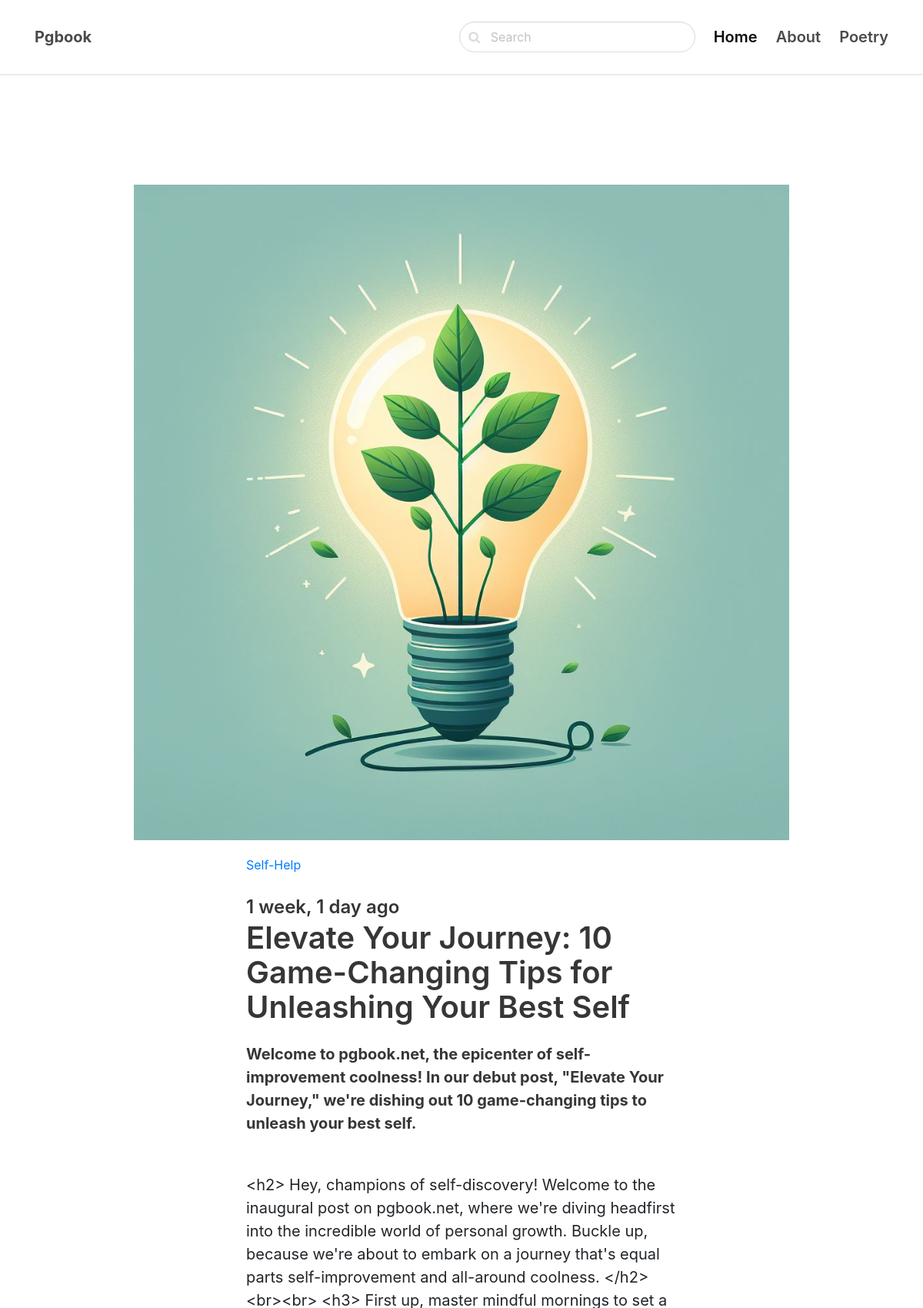
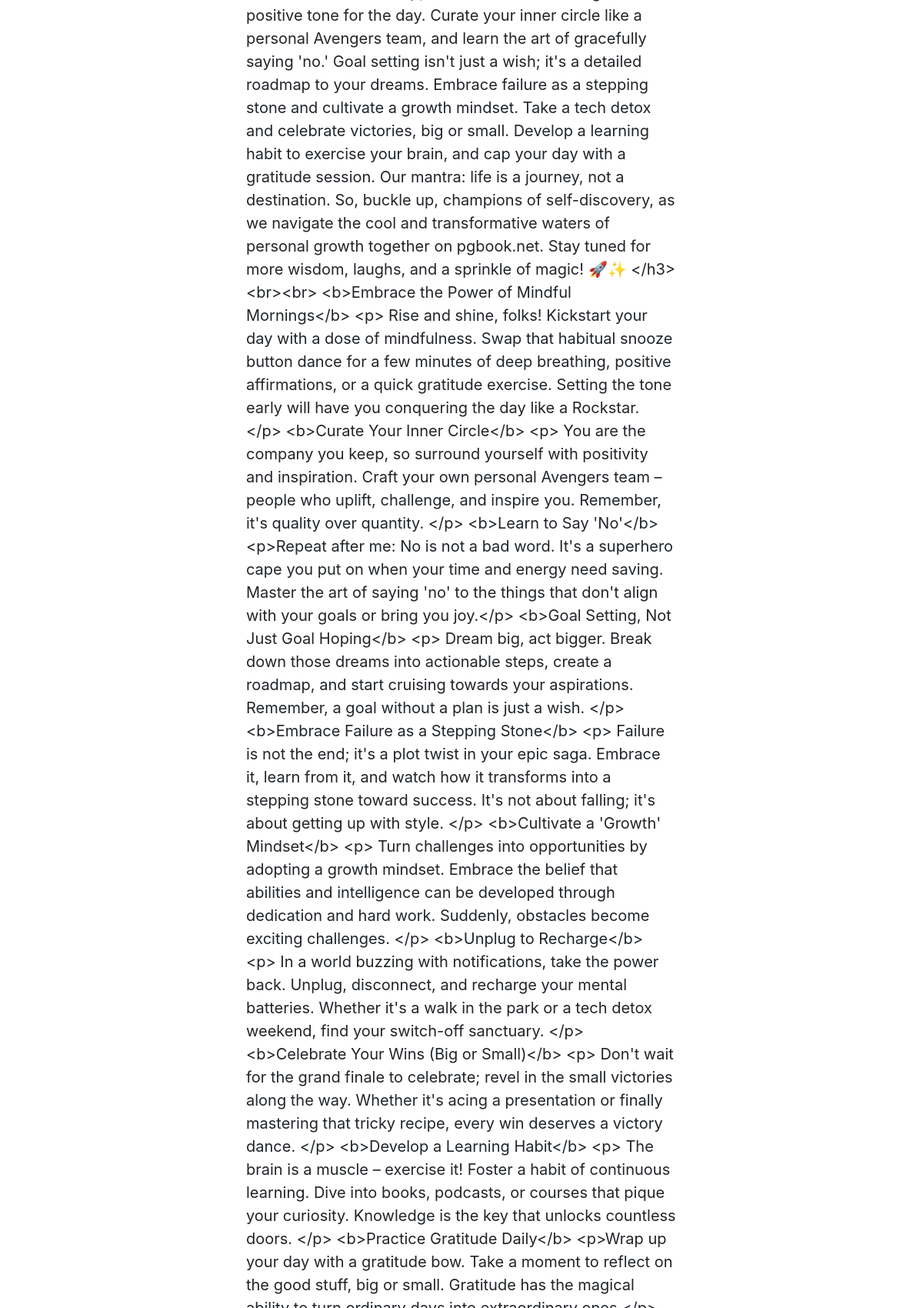
/self-help/elevate-your-journey-10-game-changing-tips-for-unl/ (upper part), run on the app's committed database (2 pictures, top to bottom).
### blog/models.py (models this page shows, shortened)
class Post(models.Model):
    ACTIVE = 'active'
    DRAFT = 'draft'
    CHOICES_STATUS = (
        (ACTIVE, 'Active'),
        (DRAFT, 'Draft')
    )
    category = models.ForeignKey(Category, related_name='posts', on_delete=models.CASCADE)
    title = models.CharField(max_length=255)
    slug = models.SlugField()
    intro = models.TextField()
    body = models.TextField()
    created_at = models.DateTimeField(auto_now_add=True)
    status = models.CharField(max_length=10, choices=CHOICES_STATUS, default=ACTIVE)
    pick_posts = models.BooleanField(default=False)
    image = models.ImageField(upload_to='uploads/', blank=True, null=True)
    class Meta:
        ordering = ('-created_at',)

class Category(models.Model):
    title = models.CharField(max_length=100)
    slug = models.SlugField()
    class Meta:
        ordering = ('title',)
        verbose_name_plural ='Categories'
    def __str__(self):
        return self.title

### blog/views.py (the view)
# urls.py: path('<slug:category_slug>/<slug:slug>/', views.detail, name='post_detail'),
def detail(request, category_slug, slug):
    post = get_object_or_404(Post, slug=slug, status=Post.ACTIVE)
    if request.method == 'POST':
        form = CommentForm(request.POST)
        if form.is_valid():
            comment = form.save(commit=False)
            comment.post = post
            comment.save()
            return redirect('post_detail', category_slug=category_slug, slug=slug)
    else:
        form = CommentForm()
    return render(request, 'blog/detail.html', {'post': post, 'form': form})

### blog/forms.py
class CommentForm(forms.ModelForm):
	class Meta:
		model = Comment
		fields = ('name', 'email', 'body')

### blog/templates/blog/detail.html (shortened to what this page needs)
{% extends 'core/base.html' %}
{% block content %}
    <section class="hero">
        <div class="hero-body">
            <div class="container">
                <section class="section">
                    {% if post.image %}
                        <figure class="image">
                            <img src="{{ post.image.url }}">
                        </figure>
                    {% endif %}
                    <div class="columns">
                        <div class="column is-8 is-offset-2">
                            <div class="content is-medium">
                                <small><a href="{% url 'category_detail' post.category.slug %}">{{ post.category }}</a></small>
                                <h2 class="subtitle is-4">{{ post.created_at|timesince }} ago</h2>
                                <h1 class="title">{{ post.title }}</h1>
                                <p><strong>{{ post.intro }}</strong></p><br/>
                                <p>{{ post.body }}</p>
                            </div>
                        </div>
                    </div>
                </section>
            </div>
        </div>
    </section>
{% endblock %}

### data on the page
Post: image (picture), category "Self-Help", created_at "1 week, 1 day", title "Elevate Your Journey: 10 Game-Changing Tips for Unleashing Your Best Self", intro "Welcome to pgbook.net, the epicenter of self-improvement coolness! In our debut post, \"Elevate Your Journey,\" we're dishing out 10 game-changing tips to unleash your best self."
